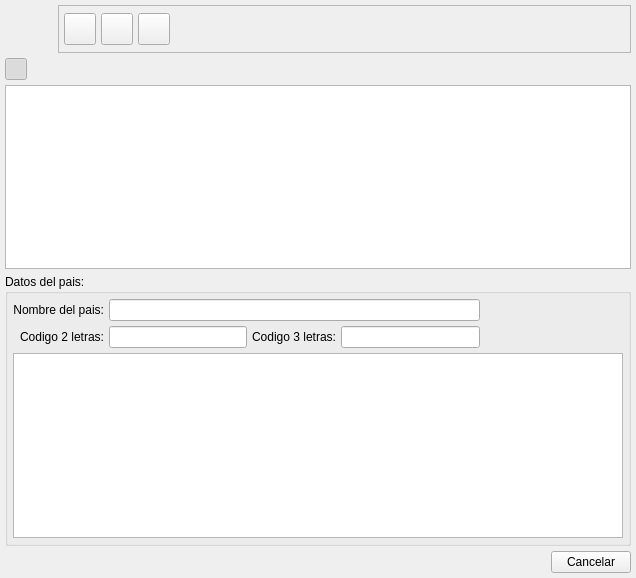
<?xml version="1.0" encoding="UTF-8"?>
<ui version="4.0">
 <class>BlCountryBase</class>
 <widget class="QWidget" name="BlCountryBase">
  <property name="geometry">
   <rect>
    <x>0</x>
    <y>0</y>
    <width>636</width>
    <height>578</height>
   </rect>
  </property>
  <property name="windowTitle">
   <string>Paises</string>
  </property>
  <property name="windowIcon">
   <iconset resource="../../bulmages.qrc">
    <normaloff>:/Images/flag-world.png</normaloff>:/Images/flag-world.png</iconset>
  </property>
  <layout class="QGridLayout">
   <property name="leftMargin">
    <number>5</number>
   </property>
   <property name="topMargin">
    <number>5</number>
   </property>
   <property name="rightMargin">
    <number>5</number>
   </property>
   <property name="bottomMargin">
    <number>5</number>
   </property>
   <property name="spacing">
    <number>5</number>
   </property>
   <item row="2" column="0">
    <widget class="BlSubForm" name="mui_list">
     <property name="sizePolicy">
      <sizepolicy hsizetype="Expanding" vsizetype="Expanding">
       <horstretch>0</horstretch>
       <verstretch>0</verstretch>
      </sizepolicy>
     </property>
    </widget>
   </item>
   <item row="3" column="0">
    <widget class="QGroupBox" name="mui_datospais">
     <property name="title">
      <string>Datos del pais:</string>
     </property>
     <layout class="QGridLayout">
      <property name="leftMargin">
       <number>5</number>
      </property>
      <property name="topMargin">
       <number>5</number>
      </property>
      <property name="rightMargin">
       <number>5</number>
      </property>
      <property name="bottomMargin">
       <number>5</number>
      </property>
      <property name="spacing">
       <number>5</number>
      </property>
      <item row="0" column="0">
       <widget class="QLabel" name="textLabel1">
        <property name="text">
         <string>Nombre del pais:</string>
        </property>
        <property name="alignment">
         <set>Qt::AlignRight|Qt::AlignTrailing|Qt::AlignVCenter</set>
        </property>
       </widget>
      </item>
      <item row="1" column="2">
       <widget class="QLabel" name="textLabel1_3">
        <property name="text">
         <string>Codigo 3 letras:</string>
        </property>
        <property name="alignment">
         <set>Qt::AlignRight|Qt::AlignTrailing|Qt::AlignVCenter</set>
        </property>
       </widget>
      </item>
      <item row="1" column="4">
       <spacer>
        <property name="orientation">
         <enum>Qt::Horizontal</enum>
        </property>
        <property name="sizeHint" stdset="0">
         <size>
          <width>71</width>
          <height>20</height>
         </size>
        </property>
       </spacer>
      </item>
      <item row="1" column="3">
       <widget class="QLineEdit" name="mui_cod3pais">
        <property name="maxLength">
         <number>3</number>
        </property>
       </widget>
      </item>
      <item row="1" column="1">
       <widget class="QLineEdit" name="mui_cod2pais">
        <property name="maxLength">
         <number>2</number>
        </property>
       </widget>
      </item>
      <item row="0" column="1" colspan="3">
       <widget class="QLineEdit" name="mui_descpais">
        <property name="maxLength">
         <number>50</number>
        </property>
       </widget>
      </item>
      <item row="2" column="0" colspan="5">
       <widget class="BlSubForm" name="mui_listprovincias">
        <property name="sizePolicy">
         <sizepolicy hsizetype="Expanding" vsizetype="Expanding">
          <horstretch>0</horstretch>
          <verstretch>0</verstretch>
         </sizepolicy>
        </property>
       </widget>
      </item>
      <item row="1" column="0">
       <widget class="QLabel" name="textLabel1_2">
        <property name="text">
         <string>Codigo 2 letras:</string>
        </property>
        <property name="alignment">
         <set>Qt::AlignRight|Qt::AlignTrailing|Qt::AlignVCenter</set>
        </property>
       </widget>
      </item>
      <item row="0" column="4">
       <spacer>
        <property name="orientation">
         <enum>Qt::Horizontal</enum>
        </property>
        <property name="sizeHint" stdset="0">
         <size>
          <width>71</width>
          <height>20</height>
         </size>
        </property>
       </spacer>
      </item>
     </layout>
    </widget>
   </item>
   <item row="1" column="0">
    <layout class="QHBoxLayout">
     <property name="spacing">
      <number>5</number>
     </property>
     <property name="leftMargin">
      <number>0</number>
     </property>
     <property name="topMargin">
      <number>0</number>
     </property>
     <property name="rightMargin">
      <number>0</number>
     </property>
     <property name="bottomMargin">
      <number>0</number>
     </property>
     <item>
      <widget class="QToolButton" name="mui_detalles">
       <property name="minimumSize">
        <size>
         <width>22</width>
         <height>22</height>
        </size>
       </property>
       <property name="maximumSize">
        <size>
         <width>22</width>
         <height>22</height>
        </size>
       </property>
       <property name="toolTip">
        <string>Mostrar/ocultar detalle</string>
       </property>
       <property name="whatsThis">
        <string>Mostrar/ocultar detalle</string>
       </property>
       <property name="text">
        <string/>
       </property>
       <property name="icon">
        <iconset resource="../../bulmages.qrc">
         <normaloff>:/Images/document-open.png</normaloff>:/Images/document-open.png</iconset>
       </property>
       <property name="iconSize">
        <size>
         <width>32</width>
         <height>32</height>
        </size>
       </property>
       <property name="checkable">
        <bool>true</bool>
       </property>
       <property name="checked">
        <bool>true</bool>
       </property>
      </widget>
     </item>
     <item>
      <spacer>
       <property name="orientation">
        <enum>Qt::Horizontal</enum>
       </property>
       <property name="sizeHint" stdset="0">
        <size>
         <width>40</width>
         <height>20</height>
        </size>
       </property>
      </spacer>
     </item>
    </layout>
   </item>
   <item row="4" column="0">
    <layout class="QHBoxLayout">
     <property name="spacing">
      <number>5</number>
     </property>
     <property name="leftMargin">
      <number>0</number>
     </property>
     <property name="topMargin">
      <number>0</number>
     </property>
     <property name="rightMargin">
      <number>0</number>
     </property>
     <property name="bottomMargin">
      <number>0</number>
     </property>
     <item>
      <spacer>
       <property name="orientation">
        <enum>Qt::Horizontal</enum>
       </property>
       <property name="sizeType">
        <enum>QSizePolicy::Expanding</enum>
       </property>
       <property name="sizeHint" stdset="0">
        <size>
         <width>191</width>
         <height>21</height>
        </size>
       </property>
      </spacer>
     </item>
     <item>
      <widget class="QPushButton" name="pushButton">
       <property name="text">
        <string>Cancelar</string>
       </property>
      </widget>
     </item>
    </layout>
   </item>
   <item row="0" column="0">
    <layout class="QHBoxLayout">
     <property name="spacing">
      <number>5</number>
     </property>
     <property name="leftMargin">
      <number>0</number>
     </property>
     <property name="topMargin">
      <number>0</number>
     </property>
     <property name="rightMargin">
      <number>0</number>
     </property>
     <property name="bottomMargin">
      <number>0</number>
     </property>
     <item>
      <widget class="QLabel" name="label">
       <property name="minimumSize">
        <size>
         <width>48</width>
         <height>48</height>
        </size>
       </property>
       <property name="maximumSize">
        <size>
         <width>48</width>
         <height>48</height>
        </size>
       </property>
       <property name="pixmap">
        <pixmap resource="../../bulmages.qrc">:/Images/flag-world.png</pixmap>
       </property>
       <property name="scaledContents">
        <bool>true</bool>
       </property>
      </widget>
     </item>
     <item>
      <widget class="QFrame" name="frame">
       <property name="frameShape">
        <enum>QFrame::StyledPanel</enum>
       </property>
       <property name="frameShadow">
        <enum>QFrame::Plain</enum>
       </property>
       <layout class="QGridLayout">
        <property name="leftMargin">
         <number>5</number>
        </property>
        <property name="topMargin">
         <number>5</number>
        </property>
        <property name="rightMargin">
         <number>5</number>
        </property>
        <property name="bottomMargin">
         <number>5</number>
        </property>
        <property name="spacing">
         <number>5</number>
        </property>
        <item row="0" column="0">
         <widget class="QToolButton" name="mui_crear">
          <property name="minimumSize">
           <size>
            <width>32</width>
            <height>32</height>
           </size>
          </property>
          <property name="maximumSize">
           <size>
            <width>32</width>
            <height>32</height>
           </size>
          </property>
          <property name="toolTip">
           <string>Nuevo pais</string>
          </property>
          <property name="whatsThis">
           <string>Nuevo pais</string>
          </property>
          <property name="text">
           <string/>
          </property>
          <property name="icon">
           <iconset resource="../../bulmages.qrc">
            <normaloff>:/Images/document-new.png</normaloff>:/Images/document-new.png</iconset>
          </property>
          <property name="iconSize">
           <size>
            <width>32</width>
            <height>32</height>
           </size>
          </property>
          <property name="shortcut">
           <string>Ctrl+N</string>
          </property>
         </widget>
        </item>
        <item row="0" column="1">
         <widget class="QToolButton" name="mui_borrar">
          <property name="minimumSize">
           <size>
            <width>32</width>
            <height>32</height>
           </size>
          </property>
          <property name="maximumSize">
           <size>
            <width>32</width>
            <height>32</height>
           </size>
          </property>
          <property name="toolTip">
           <string>Borrar pais</string>
          </property>
          <property name="whatsThis">
           <string>Borrar pais</string>
          </property>
          <property name="text">
           <string/>
          </property>
          <property name="icon">
           <iconset>
            <normaloff>:Images/edit-delete.png</normaloff>:Images/edit-delete.png</iconset>
          </property>
          <property name="iconSize">
           <size>
            <width>32</width>
            <height>32</height>
           </size>
          </property>
          <property name="shortcut">
           <string>Ctrl+D</string>
          </property>
         </widget>
        </item>
        <item row="0" column="2">
         <widget class="QToolButton" name="mui_guardar">
          <property name="minimumSize">
           <size>
            <width>32</width>
            <height>32</height>
           </size>
          </property>
          <property name="maximumSize">
           <size>
            <width>32</width>
            <height>32</height>
           </size>
          </property>
          <property name="toolTip">
           <string>Guardar pais</string>
          </property>
          <property name="whatsThis">
           <string>Guardar pais</string>
          </property>
          <property name="text">
           <string/>
          </property>
          <property name="icon">
           <iconset resource="../../bulmages.qrc">
            <normaloff>:/Images/edit-save.png</normaloff>:/Images/edit-save.png</iconset>
          </property>
          <property name="iconSize">
           <size>
            <width>32</width>
            <height>32</height>
           </size>
          </property>
          <property name="shortcut">
           <string>Ctrl+S</string>
          </property>
         </widget>
        </item>
        <item row="0" column="5">
         <spacer>
          <property name="orientation">
           <enum>Qt::Horizontal</enum>
          </property>
          <property name="sizeType">
           <enum>QSizePolicy::Expanding</enum>
          </property>
          <property name="sizeHint" stdset="0">
           <size>
            <width>171</width>
            <height>34</height>
           </size>
          </property>
         </spacer>
        </item>
       </layout>
      </widget>
     </item>
    </layout>
   </item>
  </layout>
 </widget>
 <layoutdefault spacing="6" margin="11"/>
 <customwidgets>
  <customwidget>
   <class>BlSubForm</class>
   <extends>QTableWidget</extends>
   <header>blsubform.h</header>
  </customwidget>
 </customwidgets>
 <includes>
  <include location="local">local_blI18n.h</include>
 </includes>
 <resources>
  <include location="../../bulmages.qrc"/>
 </resources>
 <connections>
  <connection>
   <sender>pushButton</sender>
   <signal>clicked()</signal>
   <receiver>BlCountryBase</receiver>
   <slot>close()</slot>
   <hints>
    <hint type="sourcelabel">
     <x>564</x>
     <y>557</y>
    </hint>
    <hint type="destinationlabel">
     <x>549</x>
     <y>539</y>
    </hint>
   </hints>
  </connection>
  <connection>
   <sender>mui_detalles</sender>
   <signal>toggled(bool)</signal>
   <receiver>mui_datospais</receiver>
   <slot>setVisible(bool)</slot>
   <hints>
    <hint type="sourcelabel">
     <x>31</x>
     <y>72</y>
    </hint>
    <hint type="destinationlabel">
     <x>67</x>
     <y>99</y>
    </hint>
   </hints>
  </connection>
 </connections>
</ui>
